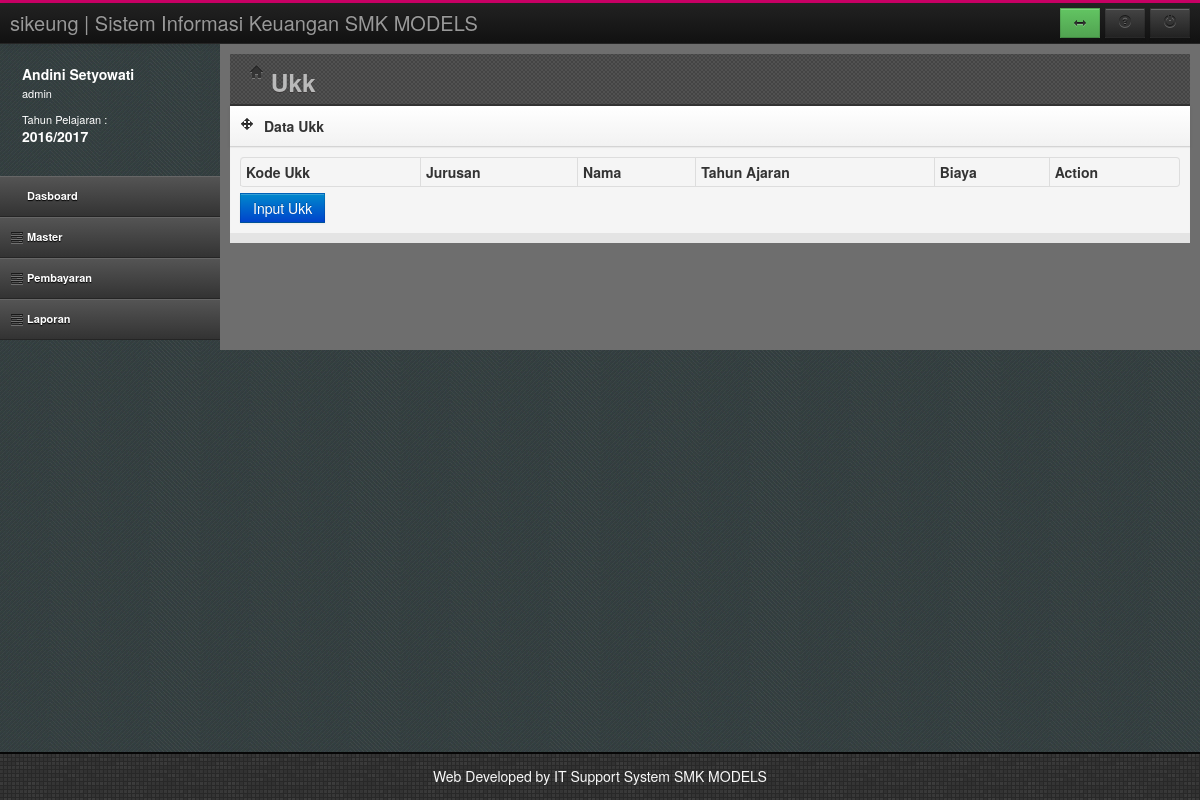
The app's page /index.php?page=ukk (signed in), older data.
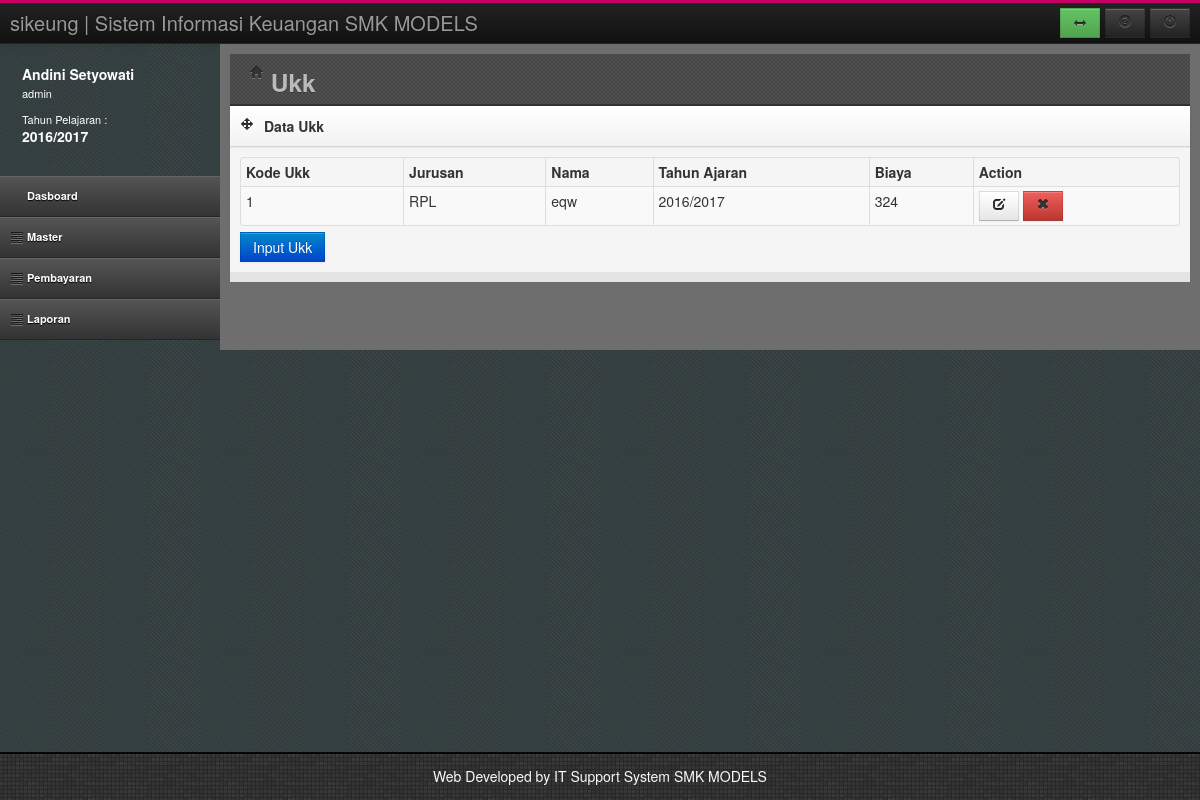
The same page, newer data.
### tables this page shows
CREATE TABLE `ukk` (
  `KodeUkk` int(11) NOT NULL AUTO_INCREMENT,
  `NamaUkk` varchar(50) DEFAULT NULL,
  `TahunAjaran` varchar(11) DEFAULT NULL,
  `Kode_Jur` int(11) DEFAULT NULL,
  `Biaya` int(11) DEFAULT NULL,
  PRIMARY KEY (`KodeUkk`)
);

CREATE TABLE `jurusan` (
  `KODE_JUR` int(11) NOT NULL AUTO_INCREMENT,
  `NAMA_JUR` varchar(50) DEFAULT NULL,
  PRIMARY KEY (`KODE_JUR`)
);

### ukk.php (the view, shortened to what this page needs)
<header class="head">
	<div class="main-bar">
		<h3><i class="icon-home"></i> Ukk</h3>
	</div>
</header>
<div class="row-fluid">
	<div class="span12">
		<div class="box">
			<header>
				<div class="icons"><i class="icon-move"></i></div>
				<h5>Data Ukk</h5>
			</header>
			<div id="collapse4" class="body">
				<table id="dataTable" class="table table-bordered table-condensed table-hover table-striped">
					<thead>
						<tr>
							<th>Kode Ukk</th>
                                                        <th>Jurusan</th>
							<th>Nama</th>
							<th>Tahun Ajaran</th>
                                                        <th>Biaya</th>
							<th>Action</th>
						</tr>
					</thead>
					<tbody>
					<?php
					$sql = "SELECT a.KodeUkk,b.NAMA_JUR,a.NamaUkk,a.TahunAjaran,a.Biaya
                                        FROM ukk a, jurusan b
                                        WHERE a.Kode_Jur = b.KODE_JUR and a.TahunAjaran='$TahunAktif'";
					$rw=mysql_query($sql);
					while($rs=mysql_fetch_array($rw))
					{
					?>
						<tr>
							<td><?php echo $rs[0]; ?></td>
							<td><?php echo $rs[1]; ?></td>
							<td><?php echo $rs[2]; ?></td>
                                                        <td><?php echo $rs[3]; ?></td>
                                                        <td><?php echo $rs[4]; ?></td>
							<td>
								<a href="?page=addukk&act=1&KodeUkk=<?php echo $rs[0]; ?>"><button class="btn edit"><i class="icon-edit"></i></button></a>
								<a href="hapusukk.php?KodeUkk=<?php echo $rs[0]; ?>"><button class="btn btn-danger remove"><i class="icon-remove"></i></button></a>
							</td>
						</tr>
					<?php
					}
					?>
					</tbody>
				</table>
				<a href="?page=addukk&act=0">
					<input type="submit" value="Input Ukk" class="btn btn-primary">
				</a>
			</div>
		</div>
	</div>
</div>

Row changes from the older to the newer data that the page shows:
added ukk: KodeUkk "1", Kode_Jur.NAMA_JUR "RPL", NamaUkk "eqw", TahunAjaran "2016/2017", Biaya "324"
